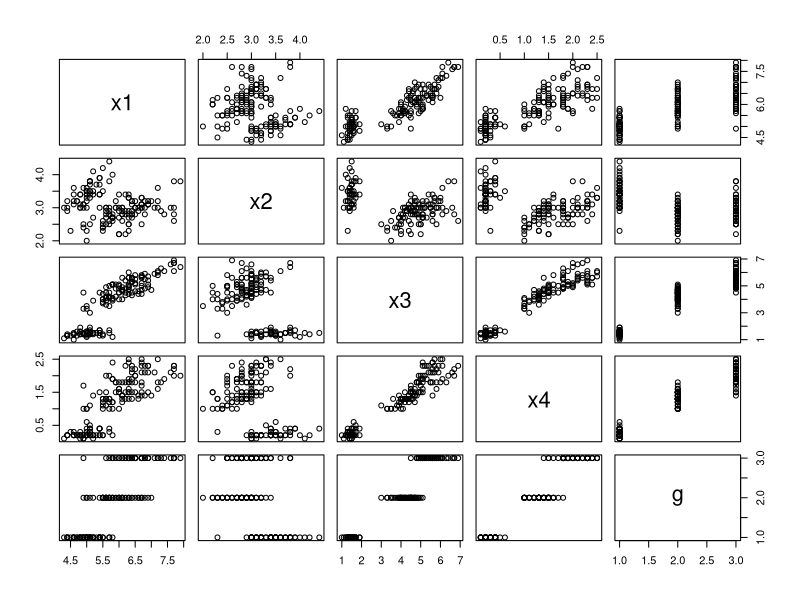

The R script that drew this image:
dat=iris
colnames(dat)=c(paste0('x',1:4),'g')
shapiro.test(dat[,1])
dat$g=rep(1:3,each=50)
#1:3分别表示setosa，versicolor，virginica
cor(dat[,1:4])
plot(dat)
attach(dat)
g=factor(g)

library(MASS)
pd=qda(g~x1+x2+x3+x4)
table(g,predict(pd)$class)